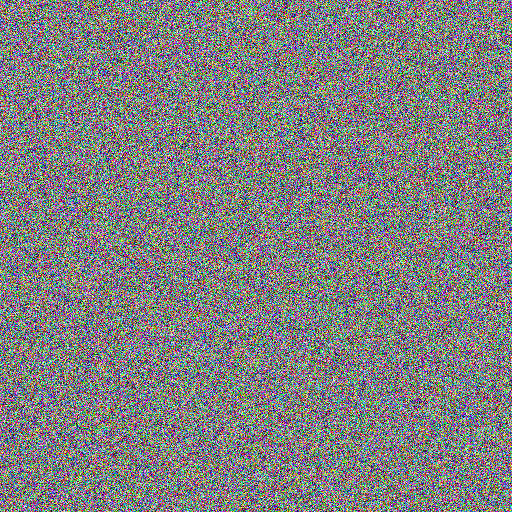
#> input picture imagens/sensibilidade_a_chave/img_cifrada_chave_0.001985_0.153972.bmp, 512 x 512 px
$ python sensibilidade_chave.py
#> lines starting #> are read from the running program, lines starting #| are printed output that depends on the picture; long printed decimals are rounded
import cv2
import numpy as np
from skimage.metrics import structural_similarity as ssim
import matplotlib.pyplot as plt

def load_image(image_path):
    return cv2.imread(image_path, cv2.IMREAD_COLOR)
#> returned value is the input picture: shape (512, 512, 3); mean B, G, R 127.8, 127.7, 127.5
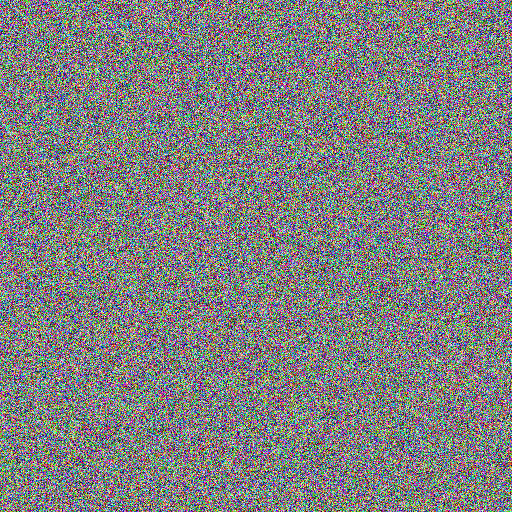
#> input picture imagens/sensibilidade_a_chave/img_cifrada_chave_0.001986_0.153973.bmp, 512 x 512 px
#> in load_image, returned value is the input picture: shape (512, 512, 3); mean B, G, R 127.4, 127.6, 127.5

def convert_to_grayscale(image):
    return cv2.cvtColor(image, cv2.COLOR_BGR2GRAY)
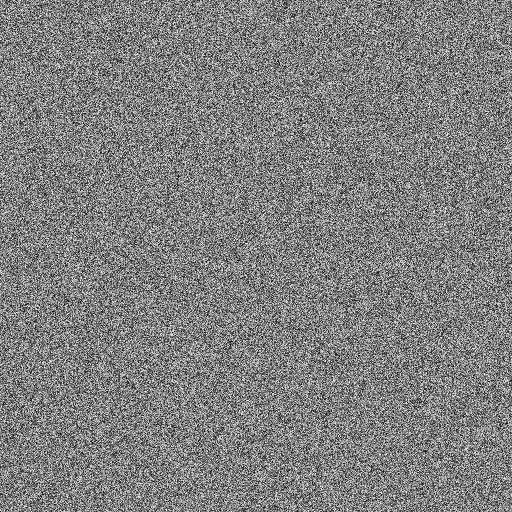
#> returned value: shape (512, 512); min 2, max 253, mean 127.7
#> in convert_to_grayscale (call 2), `return cv2.cvtColor(image, cv2.COLOR_BGR2GRAY)`:
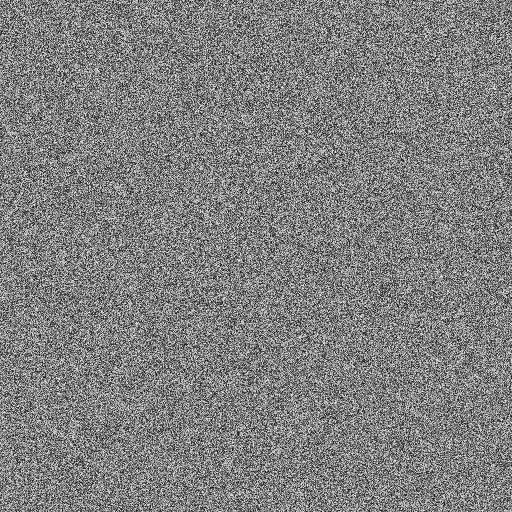
#> returned value: shape (512, 512); min 1, max 253, mean 127.5

def calculate_mse(imageA, imageB):
    # Mean Squared Error
    err = np.sum((imageA.astype("float") - imageB.astype("float")) ** 2)
#> err = 1.28e+09
    err /= float(imageA.shape[0] * imageA.shape[1])
#> err = 4892.6
    return err

def calculate_ssim(imageA, imageB):
    # Structural Similarity Index
    s, _ = ssim(imageA, imageB, full=True)
    return s


# Load images
image_path1 = 'imagens/sensibilidade_a_chave/img_cifrada_chave_0.001985_0.153972.bmp'
image_path2 = 'imagens/sensibilidade_a_chave/img_cifrada_chave_0.001986_0.153973.bmp'

image1 = load_image(image_path1)
image2 = load_image(image_path2)

# Convert to grayscale
gray_image1 = convert_to_grayscale(image1)
gray_image2 = convert_to_grayscale(image2)

# Calculate MSE
mse_value = calculate_mse(gray_image1, gray_image2)
#> mse_value = 4892.6
print(f'Mean Squared Error (MSE): {mse_value}')
#| Mean Squared Error (MSE): 4892.553

# Calculate SSIM
ssim_value = calculate_ssim(gray_image1, gray_image2)
#> in calculate_ssim, `s, _ = ssim(imageA, imageB, full=True)`: s = 0.00951
#> ssim_value = 0.00951
print(f'Structural Similarity Index (SSIM): {ssim_value}')
#| Structural Similarity Index (SSIM): 0.009508
